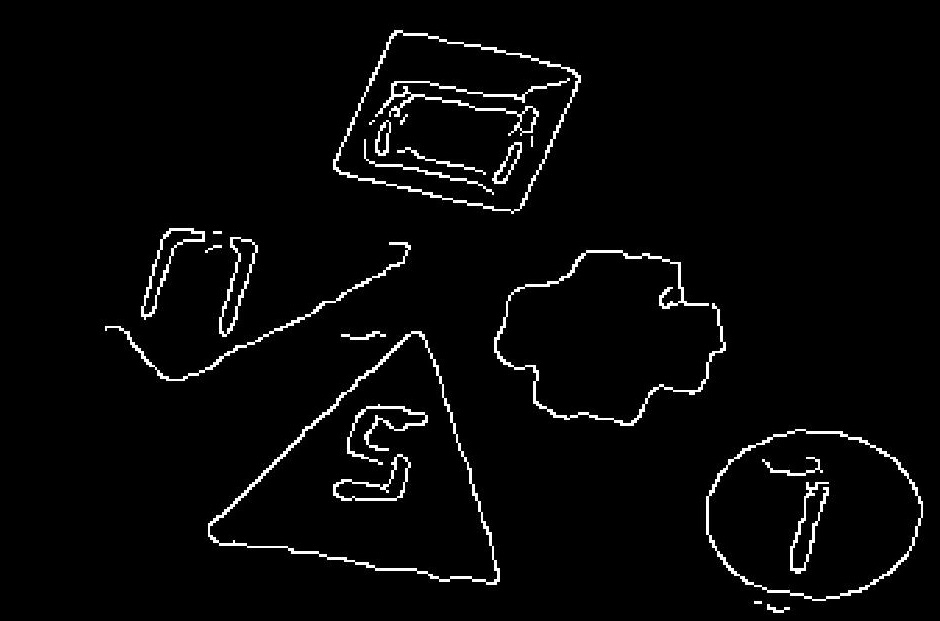
%> input picture images/test/canny1.jpg, 940 x 621 px
$ octave Nexus.m   (GNU Octave 9; MATLAB toolbox functions it lacks are replaced by stand-ins)
%> lines starting %> are read from the running program, lines starting %| are printed output that depends on the picture; in (x1, y1, x2, y2) boxes, pixels count from 0 and x2, y2 are one past the last pixel; in counts of white or black regions, pixels touching at a corner belong together; the program's own positions count from 1

clc;
clear;

img_many = imread('images/test/canny1.jpg');
%> img_many is the input picture: size 621x940x3 uint8; min 0, max 255, mean 7.7
img_bad = imread('images/test/bad.png');
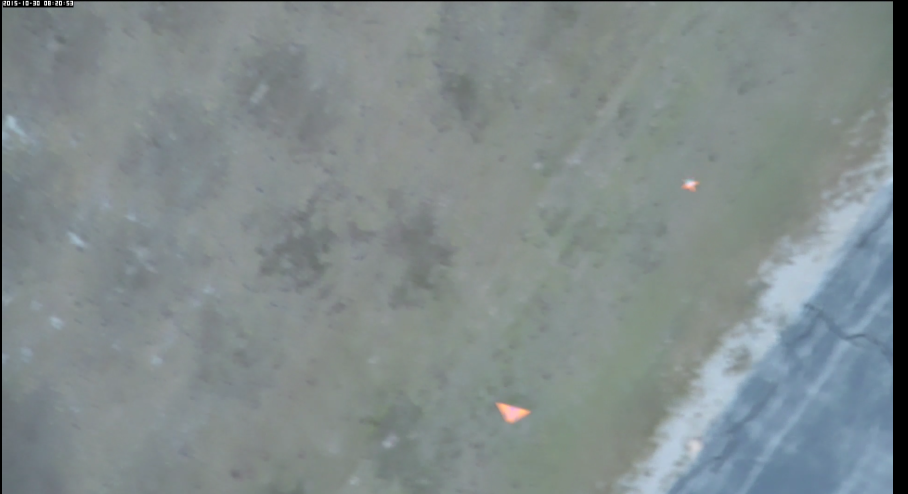
%> input picture images/test/bad.png, 1815 x 988 px (shown at 1/2 size)
%> img_bad is the input picture: size 988x1815x3 uint8; mean R, G, B 129.2, 139.2, 139.7
img_reallybad = imread('images/test/copy.png');
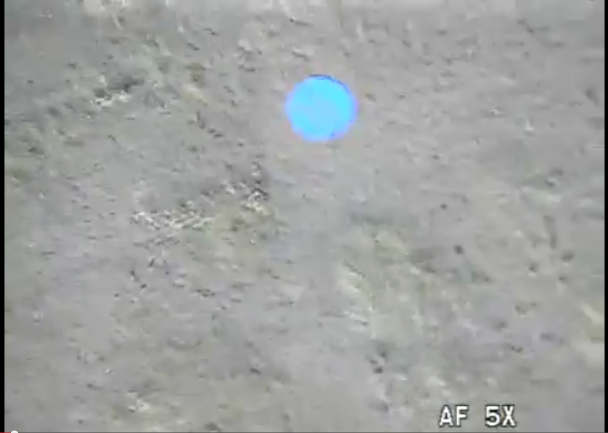
%> input picture images/test/copy.png, 1215 x 866 px (shown at 1/2 size)
%> img_reallybad is the input picture: size 866x1215x3 uint8; mean R, G, B 158.9, 161.1, 160.1
img_croppedt = imread('images/crop2.jpg');
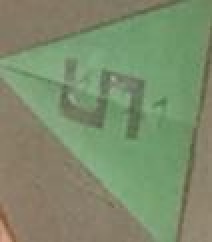
%> input picture images/crop2.jpg, 106 x 121 px (shown 2 times larger)
%> img_croppedt is the input picture: size 121x106x3 uint8; mean R, G, B 124.7, 139.8, 107.9

commandwindow;

img = img_many;

% RGB2 = imadjust(img,[.1 .1 .1; .9 .9 .9]);
%
% gray = rgb2gray(RGB2);
%
% ed = edge(gray, 'canny', .2);
%
% edcropped = imcrop (ed, [90 90 1850 1850]);
%
% noNoise = bwareaopen(edcropped, 50);


%Remove later
noNoise = imcrop (im2bw(img, 0.4), [650 400 950 650]);
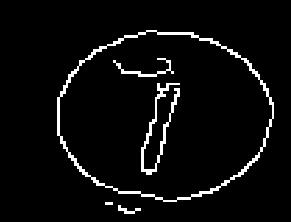
%> noNoise: size 222x291 logical; 4.6% white; 5 white regions, box (x1, y1, x2, y2) and area: (57, 30, 274, 202) 1912, (141, 83, 180, 175) 691, (113, 58, 174, 77) 247, (118, 205, 141, 214) 87, (105, 202, 113, 205) 24
edcropped = noNoise;
%

figure;
hold on;
imshow(noNoise);
axis on;

[row,col] =   find (edcropped==1);
%> row = 2961 values from 31 to 214; col = 2961 values from 58 to 274

countermax = floor(size(row));
%> countermax = [2961 1]

x = 1;
y = 1;

xarray = [];
yarray = [];
slopearray = [];
keepGoing = 1;
prevEnd = 1;
repeat = 0;
i = 0;

for b = 0:1

    while keepGoing

        [neighborx,neighbory, slope, keepGoing] = myNeighbor( row(), col(), x, y, b );

        xarray(i+1) = x;
        yarray(i+1) = y;
        slopearray(i+1) = slope;

         line ([col(y), col(neighbory)], [row(x), row(neighborx)],'Color','r','LineWidth',5);

        x = neighborx;
        y = neighbory;
        i= i+1;
    end

    if (i-2-prevEnd >3)
    line ([col(yarray(prevEnd)), col(yarray(i-1))], [row(xarray(prevEnd)), row(xarray(i-1))],'Color','b','LineWidth',5);
    prevEnd = i-1;
    else
    repeat = 1;
    xarray2 = 0;
    yarray2 = 0;
    slopearray2 = 0;
    keepGoing = 1;
    break;
    end
    keepGoing = 1;
end
%> this loop made 2 passes
%> prevEnd on passes 1 to 2: 70, 102
%> after the loop, i = 103; repeat = 0; xarray = 103 values from 1 to 2945; yarray = 103 values from 1 to 2945
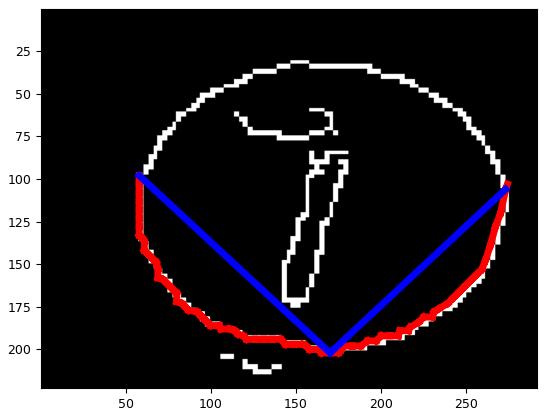
%> figure redrawn from the program's plot data

if (repeat == 1)                                %If going down on rain fails, go up
    i = 0;
    prevEnd = 1;
    for b = 1:2

    while keepGoing

        [neighborx,neighbory, slope, keepGoing] = myNeighbor( row(), col(), x, y, b );

        xarray2(i+1) = x;
        yarray2(i+1) = y;
        slopearray2(i+1) = slope;

         line ([col(y), col(neighbory)], [row(x), row(neighborx)],'Color','y','LineWidth',5);

        x = neighborx;
        y = neighbory;
        i= i+1;
    end
    line ([col(yarray2(prevEnd)), col(yarray2(i-1))], [row(xarray2(prevEnd)), row(xarray2(i-1))],'Color','b','LineWidth',5);
    keepGoing = 1;
    end
end

% [10 lines of commented-out code are left out]


%> (the run ends here)
